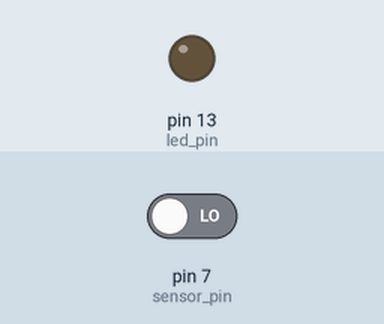
Simulated run of this sketch. Board: Arduino Uno, built with avr-gcc and run on an emulated ATmega328P. On the bench: output pins drawn as LEDs (lit = HIGH). The test bench sets the inputs (shaded band); at power-on: pin 7 (sensor_pin) LOW. What the sketch prints to the serial monitor is not drawn.

Above: at 2.8 s.
2.9 s: pin 7 (sensor_pin) driven HIGH
At 3.5 s:
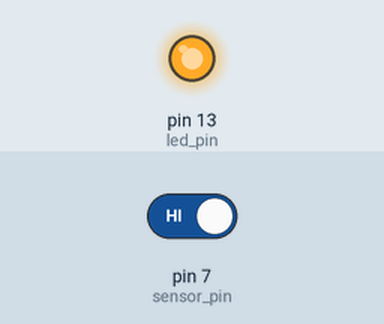
4.5 s: pin 7 (sensor_pin) driven LOW
At 5.9 s:
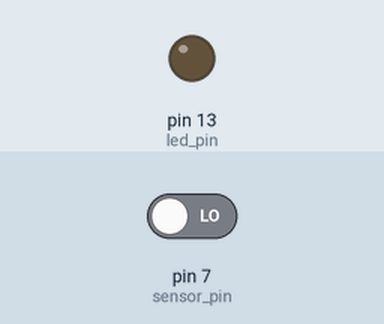
Timing chart, 0 to 7.5 s (numbered marks = the images above; inputs shaded):
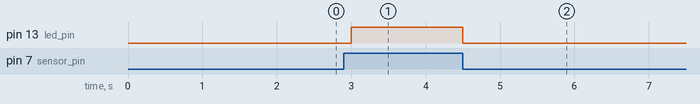

Measured:
- after the input at 2.9 s, pin 13 (led_pin): LOW → HIGH after 0.10 s
- after the input at 4.5 s, pin 13 (led_pin): HIGH → LOW at once

The sketch:

sketch_jan05b_SOIL_Moisture_Sensor_Digital.ino
```cpp
int led_pin = 13;
int sensor_pin = 7;

void setup() {
  pinMode(led_pin, OUTPUT);
  pinMode(sensor_pin, INPUT);
  Serial.begin(9600);
}

void loop() {
  if (digitalRead(sensor_pin) == HIGH) {
    digitalWrite(led_pin, HIGH);
    Serial.print(sensor_pin);
  } else {
    digitalWrite(led_pin, LOW);
    Serial.print(sensor_pin);
    delay(1000);
  }
}
```
